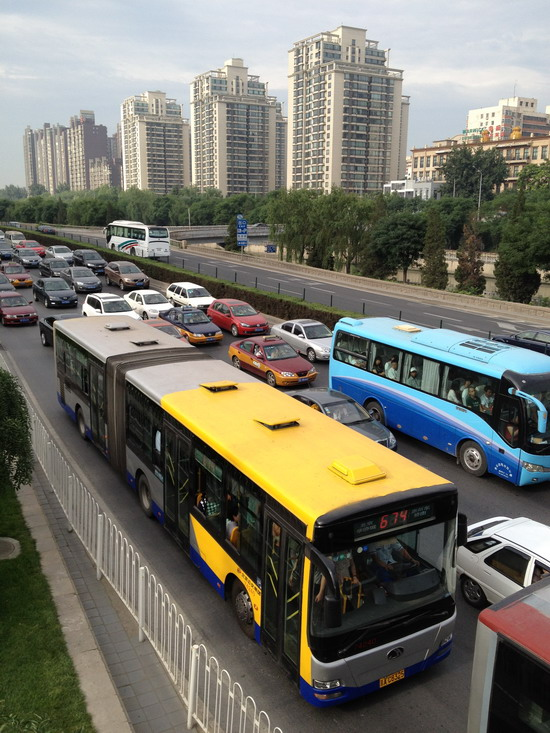
#> input picture awod_data/awod-dataset2/clear/clear_images/1392.jpg, 550 x 733 px; its folder holds only this picture in this run
$ python -i retinex_bdcp.py   (imports and definitions only)   (older library calls are emulated)
#> lines starting #> are read from the running program, lines starting #| are printed output that depends on the picture; after the words box and inside, x2 and y2 are one past the last pixel; in counts of white or black regions, pixels touching at a corner belong together
"""RGB dehazing: RetinexBDCP, dark channel prior, and legacy Retinex fusion."""


from concurrent.futures import ThreadPoolExecutor

import cv2
import numpy as np


class DarkChannelPrior:
    def __init__(self, omega: float = 0.95, win_size: int = 15,
                 t0: float = 0.1, refinement: str = "guided",
                 guided_radius: int = 20, guided_eps: float = 1e-3,
                 matting_lambda: float = 1e-4,
                 matting_max_pixels: int = 40000):
        if not 0 < omega <= 1:
            raise ValueError("omega must be in (0, 1]")
        if win_size < 1 or win_size % 2 != 1:
            raise ValueError("win_size must be a positive odd integer")
        if not 0 < t0 <= 1:
            raise ValueError("t0 must be in (0, 1]")
        if refinement not in ("none", "guided", "soft_matting"):
            raise ValueError("refinement must be none, guided, or soft_matting")
        if guided_radius < 1 or guided_eps <= 0:
            raise ValueError("guided_radius and guided_eps must be positive")
        if matting_lambda <= 0 or matting_max_pixels < 1:
            raise ValueError("matting_lambda and matting_max_pixels must be positive")
        self.omega = omega
        self.win_size = win_size
        self.t0 = t0
        self.refinement = refinement
        self.guided_radius = guided_radius
        self.guided_eps = guided_eps
        self.matting_lambda = matting_lambda
        self.matting_max_pixels = matting_max_pixels

    def _dark_channel(self, img: np.ndarray) -> np.ndarray:
        min_rgb = img.min(axis=2)
        kernel = cv2.getStructuringElement(cv2.MORPH_RECT,
                                           (self.win_size, self.win_size))
        return cv2.erode(min_rgb, kernel)

    def _atmospheric_light(self, img: np.ndarray,
                           dark: np.ndarray, *, reject_local_highlights=False) -> np.ndarray:
        # Paper section 4.4: brightest original-image pixel among the top
        # 0.1% of pixels in the dark channel.
        top_n = max(int(dark.size * 0.001), 1)
        indices = np.argpartition(dark.ravel(), -top_n)[-top_n:]
        flat_img = img.reshape(-1, 3)
        brightest = indices[np.argmax(flat_img[indices].sum(axis=1))]
        light = flat_img[brightest].astype(np.float32, copy=True)
        if not reject_local_highlights or light.max() < 0.97:
            return light

        # Distinguish an almost clipped local light from a broadly bright sky.
        window = max(self.win_size, round(min(dark.shape) * 0.1)) | 1
        peak = img.max(axis=2)
        surround = cv2.blur(peak, (window, window))
        highlights = (peak >= 0.97) & (peak - surround > 0.10)
        kernel = cv2.getStructuringElement(cv2.MORPH_RECT, (window, window))
        excluded = cv2.dilate(highlights.astype(np.uint8), kernel)
        if not excluded.flat[brightest] or excluded.all():
            return light

        # Prefer extended haze patches outside light cores and their halos.
        eligible = excluded == 0
        broad_dark = cv2.erode(dark, kernel)
        cutoff = np.percentile(broad_dark[eligible], 99.5)
        return np.median(img[eligible & (broad_dark >= cutoff)], axis=0)

    # [5 lines left out: function _transmission, not called in this run]

    def _guided_refine(self, img: np.ndarray,
                       coarse: np.ndarray) -> np.ndarray:
        """Fast grayscale guided filter; an edge-aware soft-matting substitute."""
        guide = cv2.cvtColor(img, cv2.COLOR_RGB2GRAY)
        k = (2 * self.guided_radius + 1,) * 2

        def mean(x):
            return cv2.boxFilter(x, cv2.CV_32F, k, borderType=cv2.BORDER_REFLECT)

        mean_i, mean_p = mean(guide), mean(coarse)
        var_i = mean(guide * guide) - mean_i * mean_i
        cov_ip = mean(guide * coarse) - mean_i * mean_p
        a = cov_ip / (np.maximum(var_i, 0.0) + self.guided_eps)
        b = mean_p - a * mean_i
        return mean(a) * guide + mean(b)

    # [113 lines left out: functions _soft_matting_refine, dehaze, _fast_gaussian_blur, _single_scale_retinex, _color_restoration, _simple_color_balance, not called in this run]


class Retinex:
    # [43 lines left out: functions __init__, enhance, _sobel, not called in this run]


def _adjoint(gx, gy):
    return -_sobel(gx)[0] - _sobel(gy)[1]


def _srgb_to_linear(values):
    return np.where(values <= 0.04045, values / 12.92, ((values + 0.055) / 1.055) ** 2.4)


def _linear_to_srgb(values):
    return np.where(values <= 0.0031308, 12.92 * values, 1.055 * values ** (1 / 2.4) - 0.055)


# [49 lines left out: function _smooth_illumination, not called in this run]


class RetinexBDCP:
    """Balanced DCP-based dehazer with noise suppression and edge preservation.

    Key design choices:
    - Stays in sRGB space (no gamma conversion) to preserve natural colors
    - Moderate t0=0.3 balances dehazing vs. noise amplification in fog regions
    - Large guided filter radius (40) for strong edge-aware smoothing
    - Light regularization suppresses blocky DCP artifacts without over-blurring

    Default mode (local_weight=0) uses pure DCP with global atmospheric light.
    Set local_weight > 0 to blend with Retinex local illumination.
    """

    def __init__(self, omega=0.95, win_size=15, t0=0.3,
                 scales=(15.0, 80.0, 200.0), local_weight=0.0,
                 light_max_side=256, light_l2=0.1, light_l1=0.01,
                 light_iterations=40, light_tolerance=1e-4,
                 bright_gamma=2.0, guided_radius=40, guided_eps=1e-2, *,
                 mode="standard"):
        if mode not in ("standard", "daylight"):
            raise ValueError("mode must be standard or daylight")
        self.mode = mode
        # Simplified defaults: closer to pure DCP behavior
        if local_weight is None:
            local_weight = 0.0  # Default to global atmospheric light (pure DCP)
        if t0 is None:
            t0 = 0.1
        numbers = (omega, t0, local_weight, light_l2, light_l1,
                   light_tolerance, bright_gamma, guided_eps)
        if not all(isinstance(v, (int, float, np.number)) and np.isfinite(v) for v in numbers):
            raise ValueError("parameters must be finite numbers")
        for name, value in (("win_size", win_size), ("guided_radius", guided_radius),
                            ("light_max_side", light_max_side),
                            ("light_iterations", light_iterations)):
            if isinstance(value, bool) or not isinstance(value, (int, np.integer)) or value < 1:
                raise ValueError(f"{name} must be a positive integer")
        scales = tuple(float(s) for s in scales)
        if not scales or not all(np.isfinite(s) and s > 0 for s in scales):
            raise ValueError("scales must contain finite positive Gaussian sigmas")
        if not 0 <= local_weight <= 1:
            raise ValueError("local_weight must be in [0, 1]")
        if min(light_l2, light_l1) < 0 or min(light_tolerance, bright_gamma) <= 0:
            raise ValueError("regularization must be nonnegative; tolerance and gamma positive")
        self.dcp = DarkChannelPrior(omega=omega, win_size=win_size, t0=t0,
                                    guided_radius=guided_radius, guided_eps=guided_eps)
        self.scales = scales
        self.local_weight = float(local_weight)
        self.light_max_side = int(light_max_side)
        self.light_l2, self.light_l1 = float(light_l2), float(light_l1)
        self.light_iterations, self.light_tolerance = int(light_iterations), float(light_tolerance)
        self.bright_gamma = float(bright_gamma)

    # [29 lines left out: functions parameters, _illumination, not called in this run]

    def _transmissions(self, image, light):
        eps = 1.0 / 255.0
        dark = np.clip(1 - self.dcp._dark_channel(image / np.maximum(light, eps)), 0, 1)

        # For standard mode (most fog cases), skip bright channel computation
        # to avoid introducing extra complexity and noise
        if self.mode == "daylight":
            # Bright fog and sky are not reliable cues for choosing the bright prior.
            zero = np.zeros_like(dark)
            return dark, zero, zero, 1 - self.dcp.omega + self.dcp.omega * dark

        # Simplified: only use dark channel for fog (pure DCP approach)
        zero = np.zeros_like(dark)
        coarse = 1 - self.dcp.omega + self.dcp.omega * dark
        return dark, zero, zero, coarse

    @staticmethod
    def _radiance_bound(image, light):
        """Smallest t for which 0 <= (I-L)/t+L <= 1 in every RGB channel.

        This follows directly from the scattering equation, not from a new
        statistical prior. Exact zero denominators impose no constraint on
        their respective side of the range.
        """
        lower = np.divide(light - image, light, out=np.zeros_like(image), where=light > 0)
        upper = np.divide(image - light, 1 - light, out=np.zeros_like(image), where=light < 1)
        return np.clip(np.maximum(lower, upper).max(axis=2), 0, 1)

    @staticmethod
    def _recover(image, light, transmission):
        # The SAME bounded transmission is used in both terms (DCP eq. 16).
        return (image - light) / transmission[..., None] + light

    def dehaze_with_details(self, img):
        """Return (RGB uint8 image, maps/solver diagnostics); no input mutation."""
        if not isinstance(img, np.ndarray) or img.dtype != np.uint8 or \
                img.ndim != 3 or img.shape[2] != 3 or img.size == 0:
            raise ValueError("img must be a non-empty HxWx3 uint8 RGB array")
        image = img.astype(np.float32) / 255.0

        # When local_weight=0, skip illumination solver entirely (pure DCP mode)
        if self.local_weight > 0:
            local, solver = self._illumination(image)
        else:
            local = np.zeros_like(image)
            solver = {"iterations": 0, "converged": True, "working_size": [0, 0]}

        atmosphere = self.dcp._atmospheric_light(
            image, self.dcp._dark_channel(image), reject_local_highlights=True)
        light = np.clip((1 - self.local_weight) * atmosphere + self.local_weight * local, 0, 1)

        # Remove sRGB ↔ linear conversion to avoid color distortion
        # Keep everything in sRGB space (standard DCP behavior)

        dark, bright, weight, coarse = self._transmissions(image, light)
        refined = self.dcp._guided_refine(image, coarse)
        bound = self._radiance_bound(image, light)
        # Retain omega's small residual-haze margin above the physical bound.
        safe_bound = 1 - self.dcp.omega + self.dcp.omega * bound
        transmission = np.clip(np.maximum(refined, safe_bound), self.dcp.t0, 1)
        radiance = np.clip(self._recover(image, light, transmission), 0, 1)

        output = np.rint(radiance * 255).astype(np.uint8)
        details = {"local_illumination": local, "atmospheric_light": atmosphere,
                   "illumination": light, "t_dark": dark, "t_bright": bright,
                   "bright_weight": weight, "t_coarse": coarse, "t_bound": bound,
                   "transmission": transmission, "solver": solver}
        return output, details

    def dehaze(self, img):
        return self.dehaze_with_details(img)[0]


class HybridDehazer:
    # [27 lines left out: functions __init__, dehaze, not called in this run]

    def _dcp_wrapper(self, img: np.ndarray) -> np.ndarray:
        return self.dcp.dehaze(img).astype(np.float32)

    def _retinex_wrapper(self, img: np.ndarray) -> np.ndarray:
        return self.retinex.enhance(img).astype(np.float32)

>>> import cv2
>>> picture = cv2.cvtColor(cv2.imread('../../awod_data/awod-dataset2/clear/clear_images/1392.jpg'), cv2.COLOR_BGR2RGB)
>>> result = RetinexBDCP().dehaze_with_details(picture)
#> in _dark_channel, `return cv2.erode(min_rgb, kernel)`:
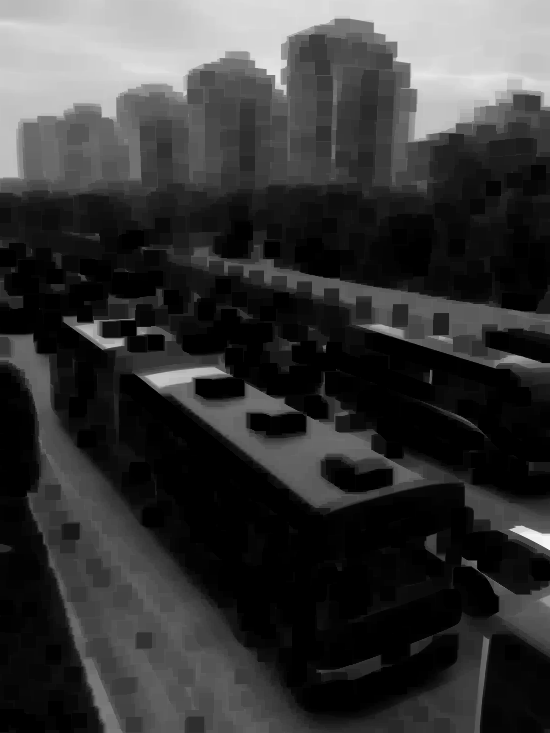
#> returned value: shape (733, 550) float32; min 0, max 0.973, mean 0.215
#> in _atmospheric_light, `top_n = max(int(dark.size * 0.001), 1)`: top_n = 403
#> in _atmospheric_light, `indices = np.argpartition(dark.ravel(), -top_n)[-top_n:]`: indices = 403 values, max 302499 at index 358, min 39869 at index 111, mean 202430
#> in _atmospheric_light, `brightest = indices[np.argmax(flat_img[indices].sum(axis=1))]`: brightest = 301947
#> in _atmospheric_light, `light = flat_img[brightest].astype(np.float32, copy=True)`: light = [1, 1, 1]
#> in _atmospheric_light, `highlights = (peak >= 0.97) & (peak - surround > 0.10)`:
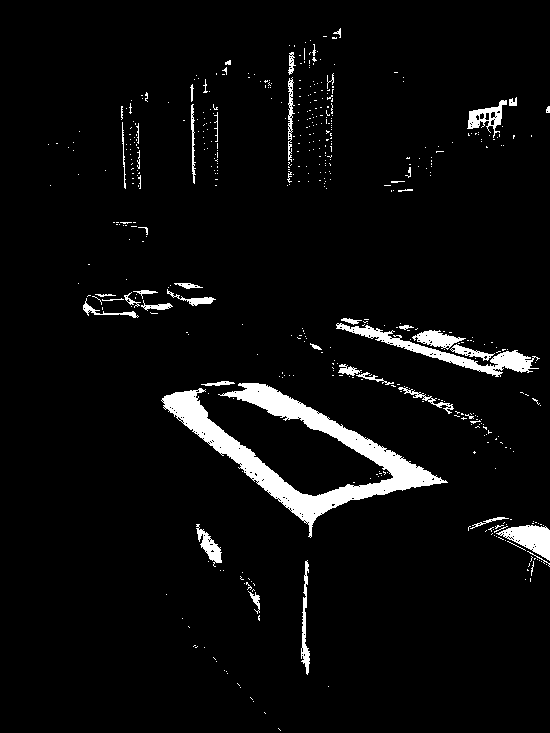
#> highlights: shape (733, 550) bool; 4.6% white; 510 white regions (462 under 20 px), largest, box (x1, y1, x2, y2) and area: (161, 383, 448, 538) 9474, (336, 323, 540, 377) 1996, (496, 525, 550, 561) 995
#> in _atmospheric_light, `broad_dark = cv2.erode(dark, kernel)`:
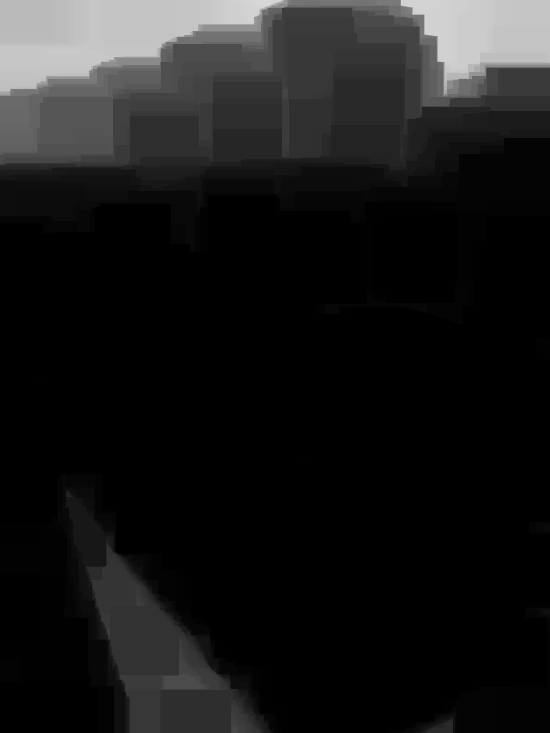
#> broad_dark: shape (733, 550) float32; min 0, max 0.843, mean 0.0975
#> in _atmospheric_light, `cutoff = np.percentile(broad_dark[eligible], 99.5)`: cutoff = 0.824
#> in dehaze_with_details, `atmosphere = self.dcp._atmospheric_light( image, self.dcp._dark_channe..`: atmosphere = [0.859, 0.886, 0.914]
#> in _radiance_bound, `lower = np.divide(light - image, light, out=np.zeros_like(image), wher..`:
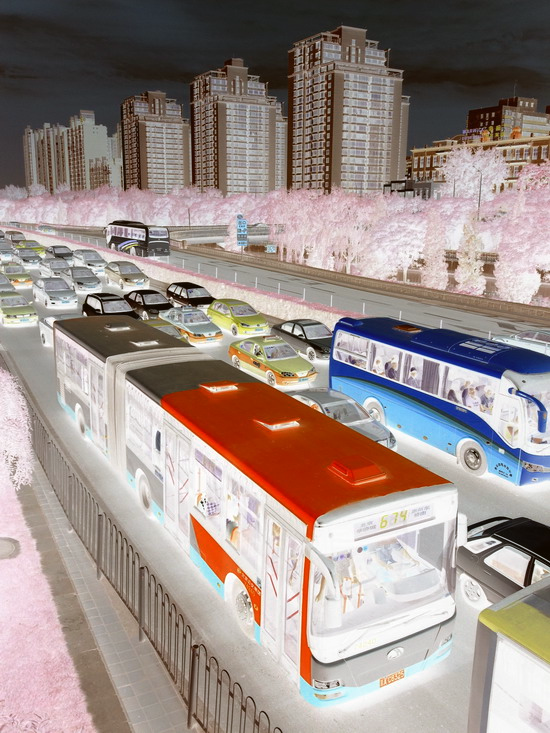
#> lower: shape (733, 550, 3) float32; mean of channels 0, 1, 2 0.466, 0.488, 0.551; drawn with min black and max white
#> in _radiance_bound, `upper = np.divide(image - light, 1 - light, out=np.zeros_like(image), ..`:
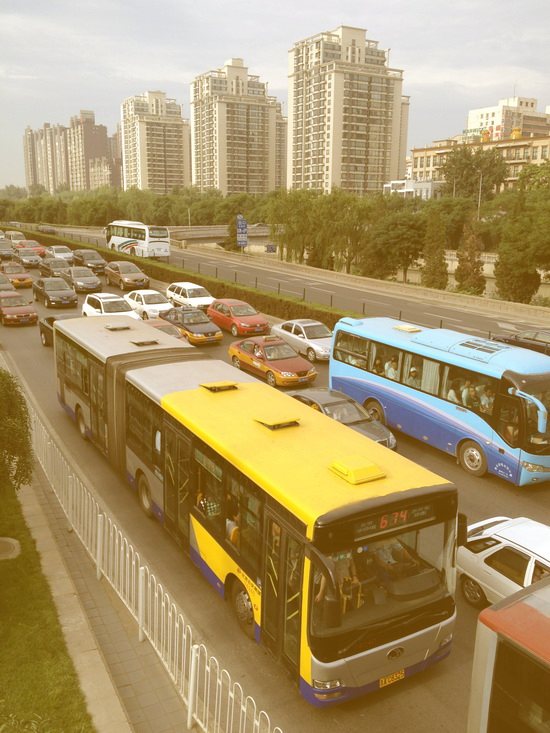
#> upper: shape (733, 550, 3) float32; mean R, G, B -2.84, -3.8, -5.84; drawn with min black and max white
#> in dehaze_with_details, `transmission = np.clip(np.maximum(refined, safe_bound), self.dcp.t0, 1)`:
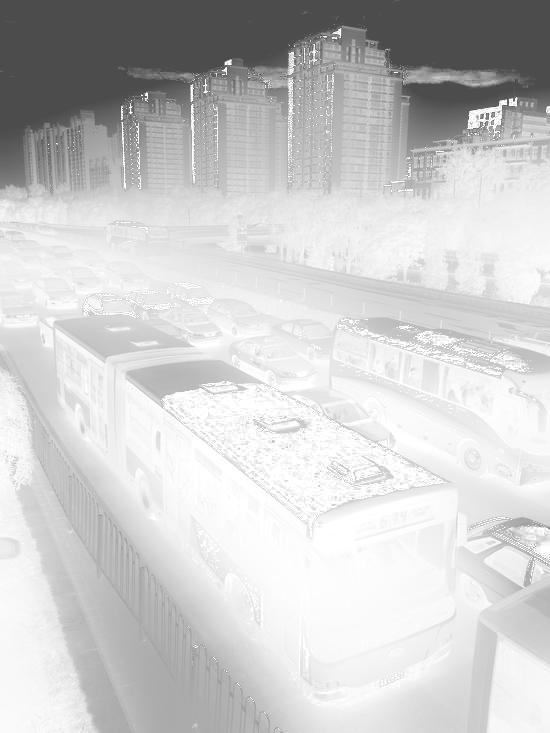
#> transmission: shape (733, 550) float32; min 0.3, max 1, mean 0.799
#> in dehaze_with_details, `output = np.rint(radiance * 255).astype(np.uint8)`:
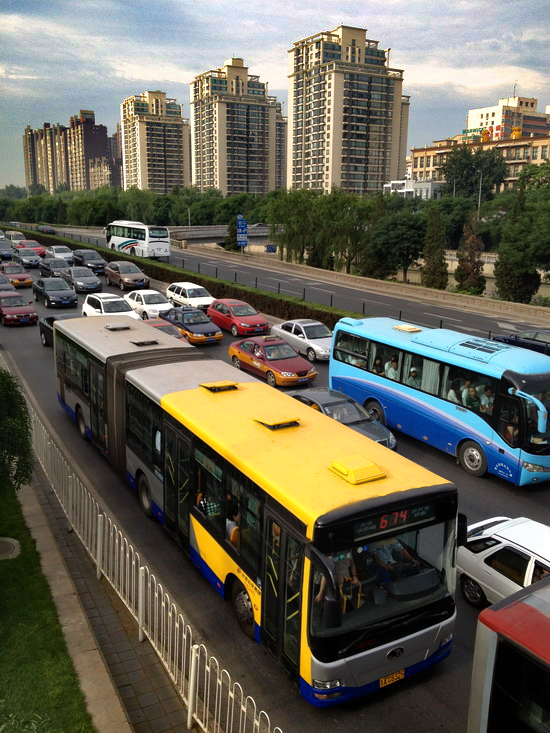
#> output: shape (733, 550, 3); mean R, G, B 102.7, 99.7, 85.7

$ run again, on awod_data/awod-dataset2/clear/clear_images/1412.jpg
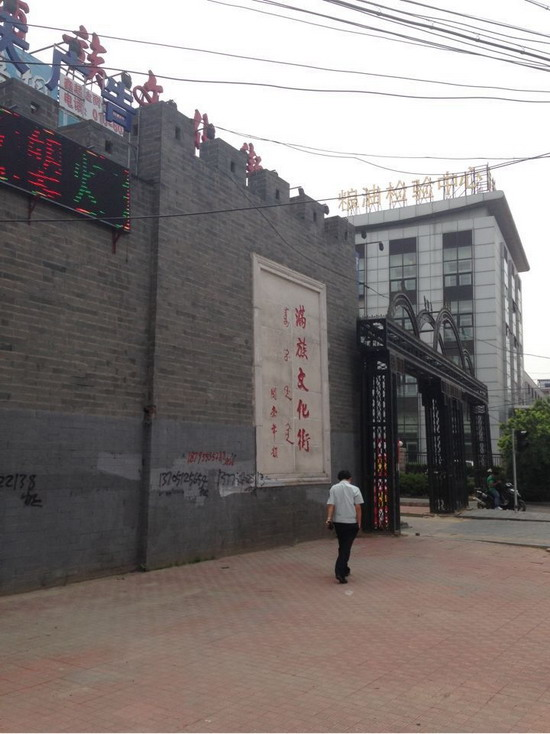
#> input picture awod_data/awod-dataset2/clear/clear_images/1412.jpg, 550 x 734 px
#> top_n = 403
#> indices = 403 values, max 99873 at index 355, min 10569 at index 51, mean 61115.1
#> brightest = 71428
#> in _atmospheric_light, `light = flat_img[brightest].astype(np.float32, copy=True)`: light = [1, 1, 1]
#> in _atmospheric_light, `highlights = (peak >= 0.97) & (peak - surround > 0.10)`:
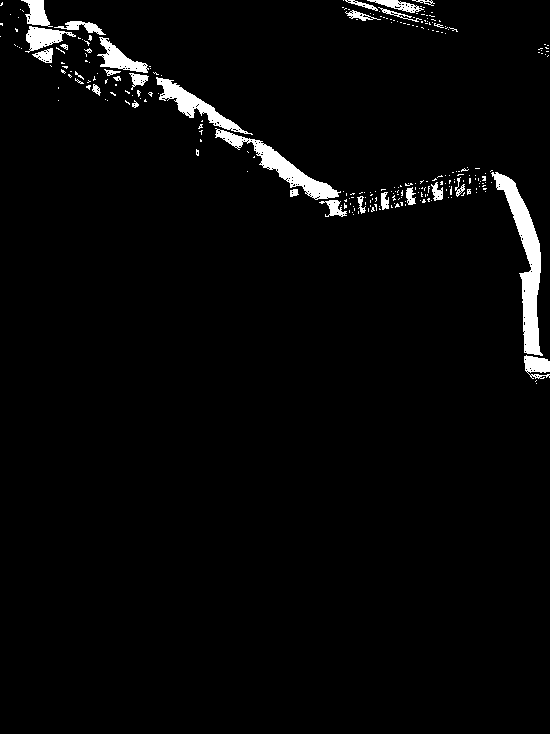
#> highlights: shape (734, 550) bool; 2.8% white; 259 white regions (230 under 20 px), largest, box (x1, y1, x2, y2) and area: (491, 172, 543, 356) 2851, (215, 128, 341, 200) 1794, (156, 77, 253, 135) 1286
#> excluded: shape (734, 550); values 0 (black) and 1 (white), 19.9% white; 3 white regions, box (x1, y1, x2, y2) and area: (0, 0, 550, 411) 68463, (315, 0, 485, 61) 9248, (511, 17, 550, 84) 2559
#> bright: shape (734, 550) float32; every value is 0
#> upper: shape (734, 550, 3) float32; every value is 0
#> in dehaze_with_details, `output = np.rint(radiance * 255).astype(np.uint8)`:
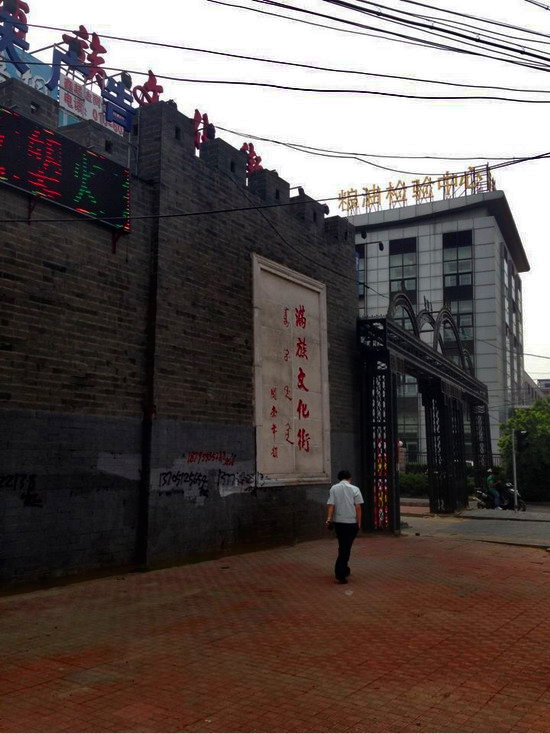
#> output: shape (734, 550, 3); mean R, G, B 91.9, 81.5, 78.8
